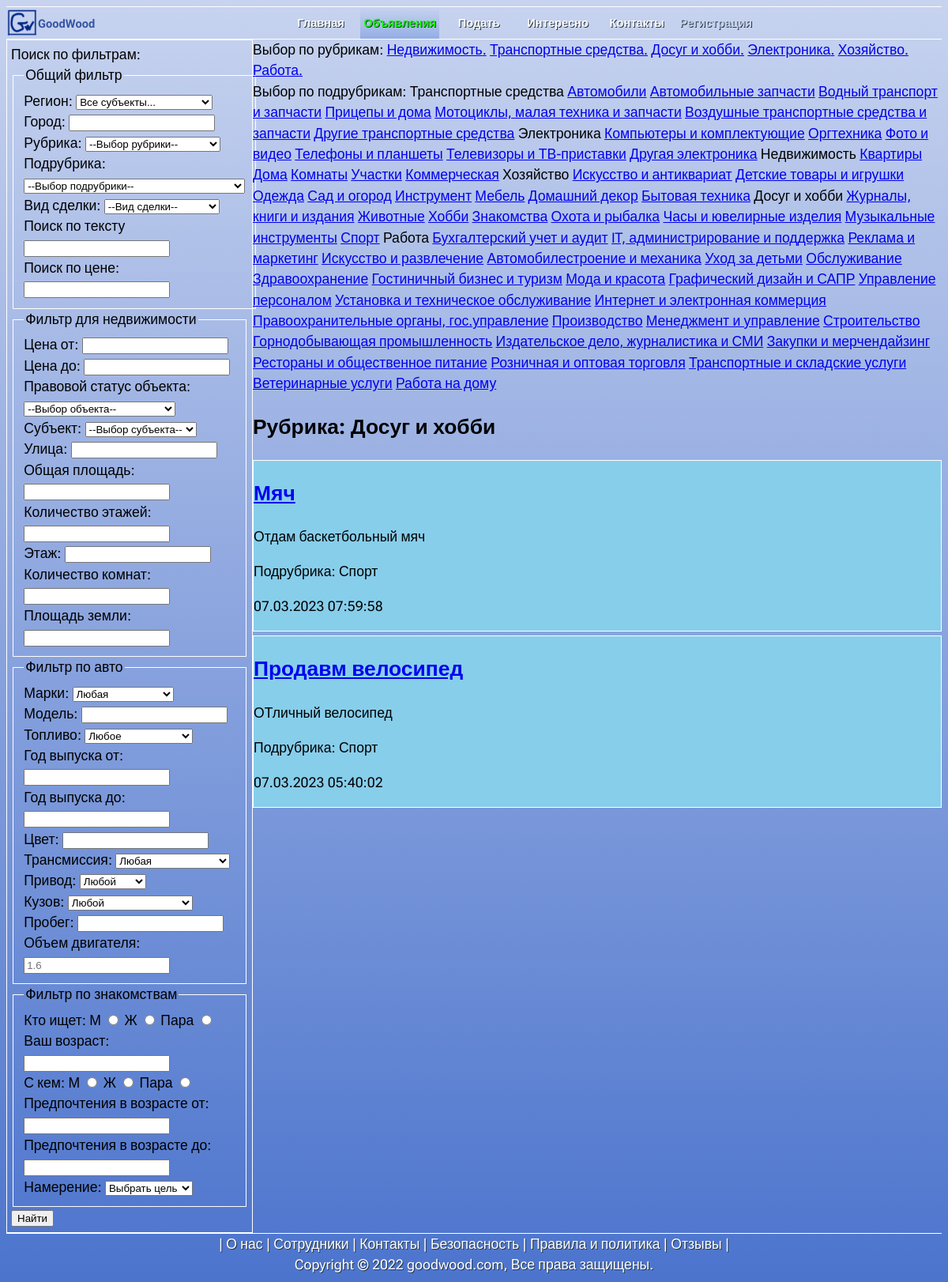
Before: /all_adv/Спорт/ with the older database file.
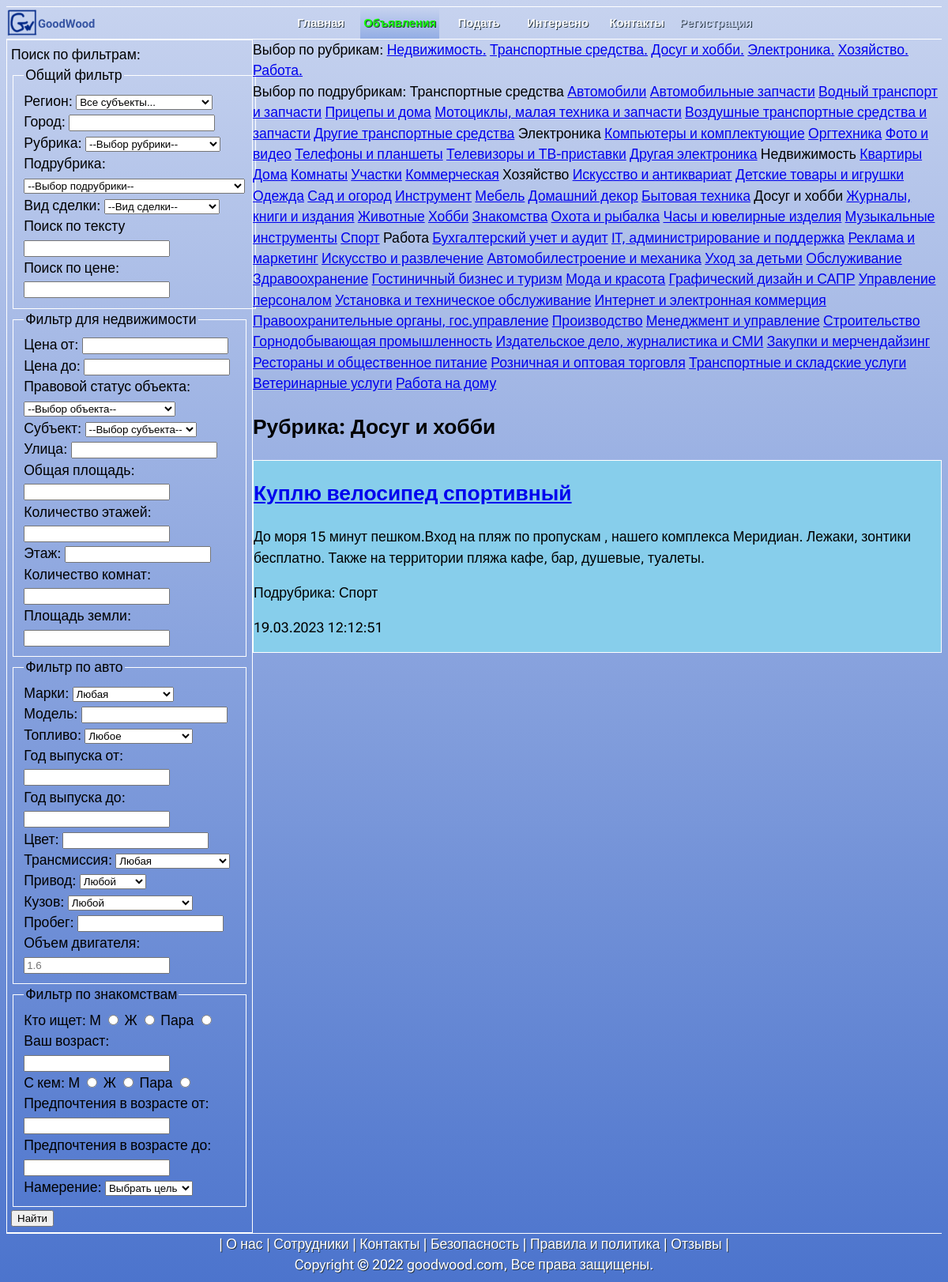
After: the same page with the newer database file.
### all_adv/models.py (models this page shows, shortened)
class Rubric(models.Model):
    name = models.CharField(max_length=45,db_index=True,verbose_name='Название')
    def get_absolute_url(self):
        return reverse('by_rubric',kwargs={'rubric_id': self.id})
    class Meta:
        verbose_name_plural = 'Рубрики'
        verbose_name = 'Рубрика'

class Adv(models.Model):
    is_active = models.BooleanField(default=True)
    title = models.CharField(max_length=50,verbose_name='Наименование', help_text='Это хелп')
    transaction = models.ForeignKey('Transaction',null=True,on_delete=models.PROTECT, verbose_name='Вид сделки')
    region = models.ForeignKey('Region', null=True, on_delete=models.PROTECT, verbose_name='Регион')
    city = models.CharField(max_length=50, verbose_name='Город',null=True)
    district_city = models.CharField(max_length=50, verbose_name='Район города',default='',blank =True)
    photo = models.ImageField(upload_to='photo/%Y/%m/%d/',
                              null=True, blank=True)
    user_name = models.CharField(max_length=50, verbose_name='Имя',null=True)
    phone_number = models.CharField(max_length=50,null=True,  verbose_name='Телефон')
    content = models.TextField(null=True,  verbose_name='Описание')
    price = models.FloatField(null=True,blank =True,verbose_name='Цена')
    rubric = models.ForeignKey('Rubric',null=True,on_delete=models.PROTECT, verbose_name='Рубрика')
    subrubric = models.CharField(max_length=70,blank =True, null=True,choices=SUB_RUBRICS, verbose_name='Подрубрика')
    published = models.DateTimeField(auto_now_add=True, db_index=True, verbose_name='Опубликовано от')
    update = models.DateTimeField(auto_now=True, db_index=True, verbose_name='Изменено  от')
    street = models.CharField(max_length=50, verbose_name='Улица',blank =True,default='')
    floors = models.CharField(max_length=50,null=True,blank =True,verbose_name='Этажей')
    floor = models.CharField(max_length=50,null=True,blank =True,verbose_name='Этаж')
    rooms = models.CharField(max_length=50,null=True,blank =True,verbose_name='Комнат')
    square_rooms = models.FloatField(null=True,blank =True,verbose_name='Площадь комнат')
    square_land = models.FloatField(null=True,blank =True,verbose_name='Площадь земли')
    law_status = models.ForeignKey('LawStatus',blank =True,null=True,on_delete=models.PROTECT, verbose_name='Статус')
    ower = models.ForeignKey('Subject',null=True,blank =True,on_delete=models.PROTECT, verbose_name='Субъект')
    car_mark = models.ForeignKey('CarMark',null=True,blank =True,on_delete=models.PROTECT, verbose_name='Марка')
    car_model = models.CharField(max_length=50, verbose_name='Модель',null=True,blank =True)
    car_year = models.CharField(max_length=50,null=True,blank =True,verbose_name='Год')
    car_fuel = models.ForeignKey('CarFuel',null=True,blank =True,on_delete=models.PROTECT, verbose_name='Топливо')
    car_color = models.CharField(max_length=50, verbose_name='Цвет',null=True,blank =True)
    car_body = models.ForeignKey('CarBody',null=True,on_delete=models.PROTECT, verbose_name='Кузов',blank =True)
    car_actuator = models.ForeignKey('CarActuator',null=True,on_delete=models.PROTECT, verbose_name='Привод',blank =True)
    car_transmission = models.ForeignKey('CarTransmission',null=True,on_delete=models.PROTECT, verbose_name='Коробка',blank =True)
    car_run = models.CharField(max_length=50,null=True,blank =True,verbose_name='Пробег')
    car_engine_capacity = models.FloatField(null=True,blank =True,verbose_name='Объем двигателя')
    who = models.CharField(max_length=50, verbose_name='Кто',null=True,blank =True)
    whom = models.CharField(max_length=50, verbose_name='Кого',null=True,blank =True)
    your_age = models.CharField(max_length=50,null=True,blank =True,verbose_name='Возраст Ваш')
    intention_age = models.CharField(max_length=50,null=True,blank =True,verbose_name='Возраст поиска')
    intention = models.ForeignKey('Intention',null=True,on_delete=models.PROTECT, verbose_name='Намерение',blank =True)
    salary = models.CharField(max_length=50,null=True,blank =True,verbose_name='Зарплата от')
    mode = models.CharField(max_length=50, verbose_name='Режим работы',null=True,blank =True)
    class Meta:
        verbose_name_plural='Объявления'
        verbose_name = 'Объявление'
        ordering = ['-published']

### all_adv/views.py (the view)
# urls.py: path('<str:subrubric>/', by_subrubric, name='by_subrubric'),
def by_subrubric(requests,subrubric):
    advs_by_subrub = Adv.objects.filter(subrubric=subrubric)
    rubrics = Rubric.objects.all()
    current_rubric_for_find =''
    for key in RUBRIC_ARR_FOR_FIND:
        if subrubric in key:
            current_rubric_for_find = key[subrubric]
    context = {
        'advs_by_subrub':advs_by_subrub,
        'SUB_RUBRICS_ARR': SUB_RUBRICS_ARR,
        'RUBRIC_ARR': RUBRIC_ARR,
        'rubrics': rubrics,
        'current_rubric_for_find' : current_rubric_for_find,
        'menu': menu,
        'page': 'all_advs',
        }
    return render(requests,'all_adv/by_subrubric.html',context)

### all_adv/templates/all_adv/by_subrubric.html (shortened to what this page needs)
{% extends "layout/base.html" %}
{% block content %}
     Выбор по рубрикам:
    {% for rubric in  rubrics %}
        <a href="{{rubric.get_absolute_url}}">{{rubric.name}}.</a>
    {% endfor %}<br>
    Выбор по подрубрикам:
    {% for r in SUB_RUBRICS_ARR %}
        {% if r in RUBRIC_ARR %}
            {{r}}
        {% else %}
            <a href="{% url 'by_subrubric' r %}">{{r}}</a>
        {% endif  %}
    {% endfor %}
<h2>Рубрика: {{ current_rubric_for_find }}</h2>
{% if advs_by_subrub|length > 0  %}
{% for adv in advs_by_subrub %}
    <div class="adv-card">
        <h2><a href="{% url 'adv' adv.id %}">{{ adv.title }}</a></h2>
        <p>{{ adv.content }}</p>
        <p>Подрубрика: {{ adv.subrubric }}</p>
        <p>{{ adv.published|date:'d.m.Y H:i:s' }}</p>
    </div>
    {%  endfor %}
{% else %}
    В подрубрике нет объявлений
{% endif %}
{% endblock %}

Changed rows visible on the page:
removed Adv: title "Мяч", content "Отдам баскетбольный мяч", subrubric "Спорт", published "07.03.2023 07:59:58"
removed Adv: title "Продавм велосипед", content "ОТличный велосипед", subrubric "Спорт", published "07.03.2023 05:40:02"
added Adv: title "Куплю велосипед спортивный", content "До моря 15 минут пешком.Вход на пляж по пропускам , нашего комплекса Меридиан. Лежаки, зонтики бесплатно. Также на территории пляжа кафе, бар, душевые, туалеты.", subrubric "Спорт", published "19.03.2023 12:12:51"
